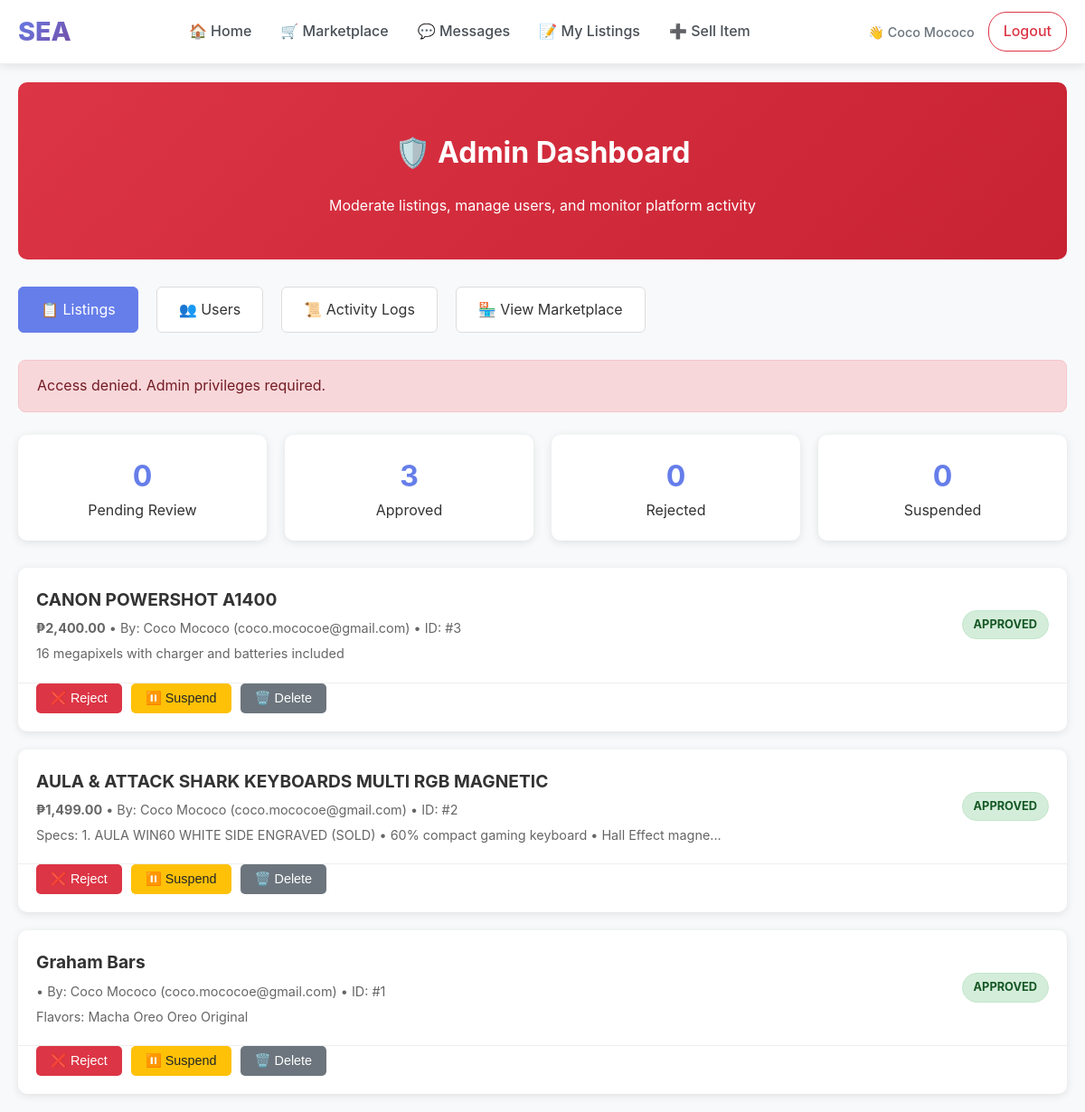
/admin (signed in), run on the app's committed database.
### tables this page shows
CREATE TABLE students (
        student_id INTEGER PRIMARY KEY AUTOINCREMENT,
        name TEXT NOT NULL,
        email TEXT UNIQUE NOT NULL,
        password TEXT NOT NULL,
        org TEXT
    , is_admin INTEGER DEFAULT 0, email_verified INTEGER DEFAULT 0, verification_code TEXT DEFAULT NULL, verification_code_expires DATETIME DEFAULT NULL);

CREATE TABLE items (
        item_id INTEGER PRIMARY KEY AUTOINCREMENT,
        student_id INTEGER,
        item_name TEXT NOT NULL,
        price REAL NOT NULL,
        description TEXT,
        image TEXT, moderation_status TEXT DEFAULT 'pending', category TEXT DEFAULT 'other', contact TEXT, payment TEXT, status TEXT DEFAULT 'available',
        FOREIGN KEY (student_id) REFERENCES students(student_id)
    );

### app.py (the view)
@app.route('/admin')
def admin_dashboard():
    if not require_admin():
        return redirect(url_for('home'))
    conn = get_db_connection()
    cur = conn.cursor()
    cur.execute("""
        SELECT i.*, s.name as seller_name, s.email as seller_email,
               (SELECT COUNT(*) FROM admin_actions WHERE target_type='item' AND target_id=i.item_id) as action_count
        FROM items i
        JOIN students s ON i.student_id = s.student_id
        ORDER BY i.item_id DESC
    """)
    items = [dict(row) for row in cur.fetchall()]
    cur.execute("SELECT moderation_status, COUNT(*) as count FROM items GROUP BY moderation_status")
    stats = dict(cur.fetchall())
    conn.close()
    return render_template('admin/dashboard.html', items=items, stats=stats)

### app.py (called while the page is built)
def get_db_connection():
    database_url = os.environ.get('DATABASE_URL')
    if database_url:
        import psycopg2
        from psycopg2.extras import RealDictCursor
        if database_url.startswith('postgres://'):
            database_url = database_url.replace('postgres://', 'postgresql://', 1)
        conn = psycopg2.connect(database_url, cursor_factory=RealDictCursor)
        return DatabaseConnection(conn, is_postgres=True)
    else:
        db_path = os.path.join(BASE_DIR, 'database', 'marketplace.db')
        conn = sqlite3.connect(db_path, timeout=30.0)
        conn.row_factory = sqlite3.Row
        conn.execute('PRAGMA journal_mode=WAL;')
        return DatabaseConnection(conn, is_postgres=False)

def require_login():
    if 'user_id' not in session:
        return False
    if 'last_activity' in session:
        try:
            last_activity = datetime.fromisoformat(session['last_activity'])
            if datetime.now() - last_activity > timedelta(hours=24):
                session.clear()
                return False
        except:
            pass
    session['last_activity'] = datetime.now().isoformat()
    return True

@app.context_processor
def inject_csrf_token():
    return dict(csrf_token=generate_csrf_token)

@app.context_processor
def inject_admin_status():
    return dict(is_admin_user=is_admin())

def is_admin():
    if not require_login():
        return False
    conn = get_db_connection()
    cur = conn.cursor()
    cur.execute("SELECT is_admin FROM students WHERE student_id = ?", (session['user_id'],))
    result = cur.fetchone()
    conn.close()
    return result and result[0] == 1

def require_admin():
    if not is_admin():
        flash("Access denied. Admin privileges required.", "error")
        return redirect(url_for('home'))
    return True

@app.template_filter('php')
def format_php(value):
    try:
        if value is None or value == '':
            return ''
        s = str(value).strip()
        s = s.replace(',', '').replace('₱', '').replace('PHP', '').strip()
        v = float(s)
        return f"₱{v:,.2f}"
    except Exception:
        return value

    def execute(self, query, params=None):
        if self._is_postgres and params and '?' in query:
            query = query.replace('?', '%s')
        if params is None:
            return self._cursor.execute(query)
        return self._cursor.execute(query, params)

    def fetchone(self):
        return self._cursor.fetchone()

### templates/admin/dashboard.html (shortened to what this page needs)
{% extends "base.html" %}
{% block content %}
<div class="admin-page">
  <div class="admin-header">
    <h1>🛡️ Admin Dashboard</h1>
    <p>Moderate listings, manage users, and monitor platform activity</p>
  </div>
  <div class="admin-nav">
    <a href="{{ url_for('admin_dashboard') }}" class="active">📋 Listings</a>
    <a href="{{ url_for('admin_users') }}">👥 Users</a>
    <a href="{{ url_for('admin_logs') }}">📜 Activity Logs</a>
    <a href="{{ url_for('marketplace') }}">🏪 View Marketplace</a>
  </div>
  {% with messages = get_flashed_messages(with_categories=true) %}
    {% if messages %}
      {% for category, message in messages %}
        <div class="alert {{ category }}">
          {{ message }}
        </div>
      {% endfor %}
    {% endif %}
  {% endwith %}
  <div class="stats-grid">
    <div class="stat-card">
      <div class="stat-number">{{ stats.get('pending', 0) }}</div>
      <div>Pending Review</div>
    </div>
    <div class="stat-card">
      <div class="stat-number">{{ stats.get('approved', 0) }}</div>
      <div>Approved</div>
    </div>
    <div class="stat-card">
      <div class="stat-number">{{ stats.get('rejected', 0) }}</div>
      <div>Rejected</div>
    </div>
    <div class="stat-card">
      <div class="stat-number">{{ stats.get('suspended', 0) }}</div>
      <div>Suspended</div>
    </div>
  </div>
  <div class="items-grid">
    {% for item in items %}
    <div class="item-card">
      <div class="item-header">
        <div class="item-info">
          <div class="item-name">{{ item.item_name }}</div>
          <div class="item-meta">
            <strong>{{ item.price|php }}</strong> •
            By: {{ item.seller_name }} ({{ item.seller_email }}) •
            ID: #{{ item.item_id }}
          </div>
          <div class="item-meta" style="margin-top: 5px;">
            {{ item.description[:100] }}{% if item.description|length > 100 %}...{% endif %}
          </div>
        </div>
        <span class="status-badge status-{{ item.moderation_status }}">
          {{ item.moderation_status }}
        </span>
      </div>
      <div class="item-actions">
        {% if item.moderation_status != 'rejected' %}
          <form method="POST" action="{{ url_for('moderate_item', item_id=item.item_id, action='reject') }}" style="display: inline;">
            <button type="submit" class="btn-action btn-reject"
                    onclick="return confirm('Reject this listing?');">
              ❌ Reject
            </button>
          </form>
        {% endif %}
        {% if item.moderation_status != 'suspended' %}
          <form method="POST" action="{{ url_for('moderate_item', item_id=item.item_id, action='suspend') }}" style="display: inline;">
            <button type="submit" class="btn-action btn-suspend"
                    onclick="return confirm('Suspend this listing?');">
              ⏸️ Suspend
            </button>
          </form>
        {% endif %}
        <form method="POST" action="{{ url_for('moderate_item', item_id=item.item_id, action='delete') }}" style="display: inline;">
          <button type="submit" class="btn-action btn-delete"
                  onclick="return confirm('⚠️ PERMANENTLY DELETE this listing? This cannot be undone!');">
            🗑️ Delete
          </button>
        </form>
      </div>
    </div>
    {% endfor %}
  </div>
</div>
{% endblock %}

### templates/base.html (shortened to what this page needs)
<!DOCTYPE html>
<html lang="en">
<head>
</head>
<body data-user-id="{% if session.get('user_id') %}{{ session.get('user_id') }}{% endif %}"{% if other %} data-other-id="{{ other['student_id'] }}"{% endif %}>
<nav class="navbar">
  <div class="nav-container">
    <a href="{{ url_for('home') }}" class="nav-brand">SEA</a>
    <div class="nav-links" id="navLinks">
      <a href="{{ url_for('home') }}">🏠 Home</a>
      <a href="{{ url_for('marketplace') }}">🛒 Marketplace</a>
      <a href="{{ url_for('messages') }}">💬 Messages</a>
      {% if session.get('user_id') %}
        <a href="{{ url_for('my_listings') }}">📝 My Listings</a>
        <a href="{{ url_for('add_item') }}">➕ Sell Item</a>
      {% endif %}
    </div>
    <div class="nav-user">
      {% if session.get('user_id') %}
        <span class="user-info">👋 {{ session.get('user_name') }}</span>
        <a href="{{ url_for('logout') }}" class="btn-logout">Logout</a>
      {% else %}
        <a href="{{ url_for('login') }}" class="btn-outline">Login</a>
        <a href="{{ url_for('register') }}" class="btn-primary">Register</a>
      {% endif %}
    </div>
  </div>
</nav>
<div class="main-content">
{% block content %}{% endblock %}
</div>
{% set is_chat_page = request.endpoint == 'chat_page' %}
</body>
</html>

### templates/base.html (style rules this page uses)
* { box-sizing: border-box; }
body { margin: 0; font-family: -apple-system, BlinkMacSystemFont, 'Segoe UI', Roboto, sans-serif; background: #f8f9fa; line-height: 1.6; color: #333; }
.main-content { min-height: calc(100vh - 80px); padding-top: 0; }
.navbar { background: white; padding: 12px 0; box-shadow: 0 2px 10px rgba(0, 0, 0, 0.1); border-bottom: 1px solid #e9ecef; position: sticky; top: 0; z-index: 1000; }
.nav-container { max-width: 1200px; margin: 0 auto; padding: 0 20px; display: flex; align-items: center; justify-content: space-between; flex-wrap: wrap; gap: 20px; }
.nav-brand { font-size: 1.8rem; font-weight: 800; color: #667eea; text-decoration: none; background: linear-gradient(135deg, #667eea 0%, #764ba2 100%); -webkit-background-clip: text; background-clip: text; -webkit-text-fill-color: transparent; }
.nav-links { display: flex; align-items: center; gap: 0; flex: 1; justify-content: center; flex-wrap: wrap; }
.nav-links a { color: #495057; text-decoration: none; padding: 10px 16px; border-radius: 6px; font-weight: 500; transition: all 0.2s ease; position: relative; }
.nav-user { display: flex; align-items: center; gap: 15px; flex-wrap: wrap; }
.user-info { color: #6c757d; font-size: 0.9rem; font-weight: 500; }
.nav-user a { color: #495057; text-decoration: none; padding: 8px 16px; border-radius: 20px; font-weight: 500; transition: all 0.2s ease; border: 1px solid transparent; }
.nav-user a.btn-logout { color: #dc3545; border: 1px solid #dc3545; }

### templates/admin/dashboard.html (style rules this page uses)
.admin-page { padding: 20px; max-width: 1200px; margin: 0 auto; }
.admin-header { background: linear-gradient(135deg, #dc3545 0%, #c82333 100%); color: white; padding: 30px; border-radius: 10px; margin-bottom: 30px; text-align: center; }
.admin-nav { display: flex; gap: 20px; margin-bottom: 30px; flex-wrap: wrap; }
.admin-nav a { background: #fff; color: #333; padding: 12px 24px; border-radius: 6px; text-decoration: none; border: 1px solid #ddd; transition: all 0.3s ease; }
.admin-nav a:hover, .admin-nav a.active { background: #667eea; color: white; border-color: #667eea; }
.stats-grid { display: grid; grid-template-columns: repeat(auto-fit, minmax(200px, 1fr)); gap: 20px; margin-bottom: 30px; }
.stat-card { background: white; padding: 20px; border-radius: 10px; box-shadow: 0 2px 10px rgba(0,0,0,0.1); text-align: center; }
.stat-number { font-size: 2rem; font-weight: bold; color: #667eea; }
.items-grid { display: grid; gap: 20px; }
.item-card { background: white; border-radius: 10px; box-shadow: 0 2px 10px rgba(0,0,0,0.1); overflow: hidden; }
.item-header { display: flex; justify-content: space-between; align-items: center; padding: 20px; border-bottom: 1px solid #eee; }
.item-info { flex: 1; }
.item-name { font-size: 1.2rem; font-weight: bold; margin-bottom: 5px; }
.item-meta { color: #666; font-size: 0.9rem; }
.status-badge { padding: 5px 12px; border-radius: 20px; font-size: 0.8rem; font-weight: bold; text-transform: uppercase; }
.status-approved { background: #d4edda; color: #155724; border: 1px solid #c3e6cb; }
.item-actions { display: flex; gap: 10px; padding: 0 20px 20px; }
.btn-action { padding: 8px 16px; border: none; border-radius: 5px; cursor: pointer; font-size: 0.9rem; text-decoration: none; display: inline-block; transition: all 0.3s ease; }
.btn-reject { background: #dc3545; color: white; }
.btn-suspend { background: #ffc107; color: #212529; }
.btn-delete { background: #6c757d; color: white; }
.alert { padding: 15px 20px; border-radius: 8px; margin-bottom: 25px; }
.alert.error { background: #f8d7da; color: #721c24; border: 1px solid #f5c6cb; }

### data on the page
students: get "Coco Mococo"
items: item_name "CANON POWERSHOT A1400", price|php "₱2,400.00", seller_name "Coco Mococo", seller_email "coco.mococoe@gmail.com", item_id "3", description "16 megapixels with charger and batteries included", moderation_status "APPROVED"
items: item_name "AULA & ATTACK SHARK KEYBOARDS MULTI RGB MAGNETIC", price|php "₱1,499.00", seller_name "Coco Mococo", seller_email "coco.mococoe@gmail.com", item_id "2", description "Specs: 1. AULA WIN60 WHITE SIDE ENGRAVED (SOLD) • 60% compact gaming keyboard • Hall Effect magne", moderation_status "APPROVED"
items: item_name "Graham Bars", seller_name "Coco Mococo", seller_email "coco.mococoe@gmail.com", item_id "1", description "Flavors: Macha Oreo Oreo Original", moderation_status "APPROVED"

### other printed values
{{ message }} "Access denied. Admin privileges required."
{{ stats.get('pending', 0) }} "0"
{{ stats.get('approved', 0) }} "3"
{{ stats.get('rejected', 0) }} "0"
{{ stats.get('suspended', 0) }} "0"
